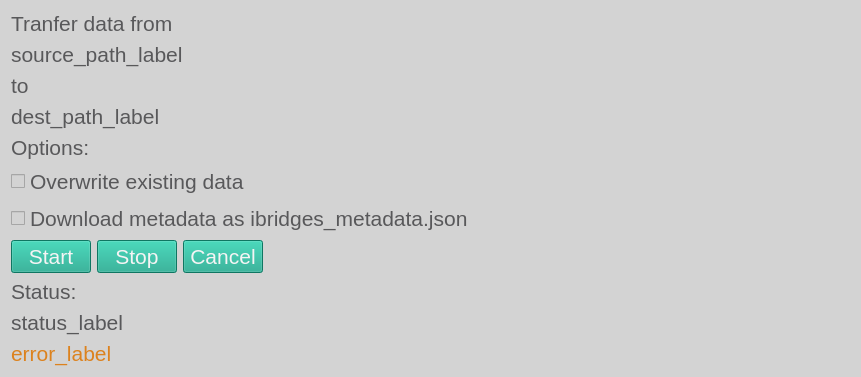
<?xml version="1.0" encoding="UTF-8"?>
<ui version="4.0">
 <class>Form</class>
 <widget class="QWidget" name="Form">
  <property name="geometry">
   <rect>
    <x>0</x>
    <y>0</y>
    <width>861</width>
    <height>373</height>
   </rect>
  </property>
  <property name="windowTitle">
   <string>Form</string>
  </property>
  <property name="styleSheet">
   <string notr="true">QWidget
{
    background-color: rgb(211,211,211);
    color: rgb(88, 88, 90);
    selection-background-color: rgb(21, 165, 137);
    selection-color: rgb(245, 244, 244);
    font: 16pt
}

QLabel#error_label
{
    color: rgb(220, 130, 30);
}

QLineEdit, QTextEdit, QTableWidget
{
   background-color:  rgb(245, 244, 244)
}

QPushButton
{
	background-color: rgb(21, 165, 137);
    color: rgb(245, 244, 244);
}

QPushButton#home_button, QPushButton#parent_button, QPushButton#refresh_button
{
    background-color: rgb(245, 244, 244);
}

QTabWidget#info_tabs
{
     background-color: background-color: rgb(211,211,211);
}

</string>
  </property>
  <layout class="QGridLayout" name="gridLayout">
   <item row="7" column="0">
    <widget class="QCheckBox" name="overwrite">
     <property name="text">
      <string>Overwrite existing data</string>
     </property>
    </widget>
   </item>
   <item row="4" column="0">
    <widget class="QLabel" name="dest_path_label">
     <property name="text">
      <string>dest_path_label</string>
     </property>
    </widget>
   </item>
   <item row="15" column="0">
    <spacer name="verticalSpacer_2">
     <property name="orientation">
      <enum>Qt::Vertical</enum>
     </property>
     <property name="sizeHint" stdset="0">
      <size>
       <width>20</width>
       <height>40</height>
      </size>
     </property>
    </spacer>
   </item>
   <item row="14" column="0">
    <layout class="QHBoxLayout" name="horizontalLayout">
     <item>
      <widget class="QPushButton" name="start_button">
       <property name="text">
        <string>Start</string>
       </property>
      </widget>
     </item>
     <item>
      <widget class="QPushButton" name="stop_button">
       <property name="text">
        <string>Stop</string>
       </property>
      </widget>
     </item>
     <item>
      <widget class="QPushButton" name="cancel_button">
       <property name="text">
        <string>Cancel</string>
       </property>
      </widget>
     </item>
     <item>
      <spacer name="horizontalSpacer_2">
       <property name="orientation">
        <enum>Qt::Horizontal</enum>
       </property>
       <property name="sizeHint" stdset="0">
        <size>
         <width>40</width>
         <height>20</height>
        </size>
       </property>
      </spacer>
     </item>
    </layout>
   </item>
   <item row="8" column="0">
    <widget class="QCheckBox" name="checkBox">
     <property name="text">
      <string>Download metadata as ibridges_metadata.json</string>
     </property>
    </widget>
   </item>
   <item row="1" column="0">
    <widget class="QLabel" name="label">
     <property name="font">
      <font>
       <pointsize>16</pointsize>
       <italic>false</italic>
       <bold>false</bold>
      </font>
     </property>
     <property name="text">
      <string>Tranfer data from</string>
     </property>
    </widget>
   </item>
   <item row="16" column="0">
    <widget class="QLabel" name="label_5">
     <property name="text">
      <string>Status:</string>
     </property>
    </widget>
   </item>
   <item row="19" column="0">
    <widget class="QLabel" name="error_label">
     <property name="text">
      <string>error_label</string>
     </property>
    </widget>
   </item>
   <item row="2" column="0">
    <widget class="QLabel" name="source_path_label">
     <property name="text">
      <string>source_path_label</string>
     </property>
    </widget>
   </item>
   <item row="6" column="0">
    <widget class="QLabel" name="label_2">
     <property name="font">
      <font>
       <pointsize>16</pointsize>
       <italic>false</italic>
       <bold>false</bold>
      </font>
     </property>
     <property name="text">
      <string>Options:</string>
     </property>
    </widget>
   </item>
   <item row="17" column="0">
    <widget class="QLabel" name="label_4">
     <property name="text">
      <string>status_label</string>
     </property>
    </widget>
   </item>
   <item row="5" column="0">
    <spacer name="verticalSpacer">
     <property name="orientation">
      <enum>Qt::Vertical</enum>
     </property>
     <property name="sizeHint" stdset="0">
      <size>
       <width>20</width>
       <height>40</height>
      </size>
     </property>
    </spacer>
   </item>
   <item row="3" column="0">
    <widget class="QLabel" name="label_3">
     <property name="text">
      <string>to</string>
     </property>
    </widget>
   </item>
   <item row="18" column="0">
    <spacer name="verticalSpacer_3">
     <property name="orientation">
      <enum>Qt::Vertical</enum>
     </property>
     <property name="sizeHint" stdset="0">
      <size>
       <width>20</width>
       <height>40</height>
      </size>
     </property>
    </spacer>
   </item>
  </layout>
 </widget>
 <resources/>
 <connections/>
</ui>
